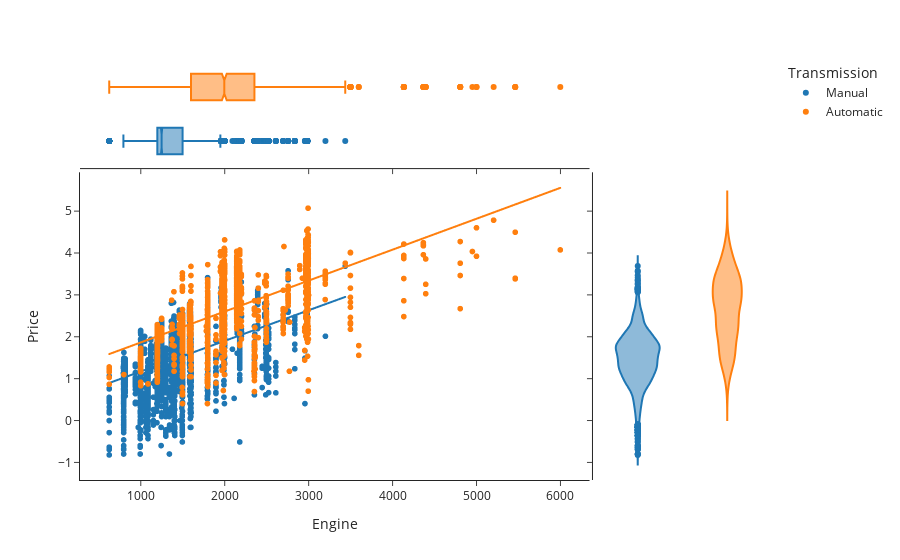

Write notebook code for a chart like this one.
### Code cell
#transmission vs price
yprop = 'Price'
xprop = 'Engine'
h= 'Transmission'
px.scatter(data, x=xprop, y=yprop, color=h, marginal_y="violin", marginal_x="box", trendline="ols", template="simple_white")

### Figure 1 — Plotly figure (JSON) as saved in the notebook; plotly's stock layout.template omitted (floating-point values rounded to 4 significant figures; data arrays with more than 128 entries replaced by an {"elided": "..."} marker saying what was removed)
{"data": [{"hovertemplate": "Transmission=Manual<br>Engine=%{x}<br>Price=%{y}<extra></extra>", "legendgroup": "Manual", "marker": {"color": "#1F77B4", "symbol": "circle"}, "mode": "markers", "name": "Manual", "showlegend": true, "type": "scattergl", "x": {"elided": "4266 int values"}, "xaxis": "x", "y": {"elided": "4266 float values"}, "yaxis": "y"}, {"alignmentgroup": "True", "hovertemplate": "Transmission=Manual<br>Engine=%{x}<extra></extra>", "legendgroup": "Manual", "marker": {"color": "#1F77B4", "symbol": "circle"}, "name": "Manual", "notched": true, "offsetgroup": "Manual", "showlegend": false, "type": "box", "x": {"elided": "4266 int values"}, "xaxis": "x3", "yaxis": "y3"}, {"alignmentgroup": "True", "hovertemplate": "Transmission=Manual<br>Price=%{y}<extra></extra>", "legendgroup": "Manual", "marker": {"color": "#1F77B4", "symbol": "circle"}, "name": "Manual", "offsetgroup": "Manual", "scalegroup": "y", "showlegend": false, "type": "violin", "xaxis": "x2", "y": {"elided": "4266 float values"}, "yaxis": "y2"}, {"hovertemplate": "<b>OLS trendline</b><br>Price = 0.000730971 * Engine + 0.442416<br>R<sup>2</sup>=0.269939<br><br>Transmission=Manual<br>Engine=%{x}<br>Price=%{y} <b>(trend)</b><extra></extra>", "legendgroup": "Manual", "marker": {"color": "#1F77B4", "symbol": "circle"}, "mode": "lines", "name": "Manual", "showlegend": false, "type": "scattergl", "x": {"elided": "4266 int values"}, "xaxis": "x", "y": {"elided": "4266 float values"}, "yaxis": "y"}, {"hovertemplate": "Transmission=Automatic<br>Engine=%{x}<br>Price=%{y}<extra></extra>", "legendgroup": "Automatic", "marker": {"color": "#FF7F0E", "symbol": "circle"}, "mode": "markers", "name": "Automatic", "showlegend": true, "type": "scattergl", "x": {"elided": "1709 int values"}, "xaxis": "x", "y": {"elided": "1709 float values"}, "yaxis": "y"}, {"alignmentgroup": "True", "hovertemplate": "Transmission=Automatic<br>Engine=%{x}<extra></extra>", "legendgroup": "Automatic", "marker": {"color": "#FF7F0E", "symbol": "circle"}, "name": "Automatic", "notched": true, "offsetgroup": "Automatic", "showlegend": false, "type": "box", "x": {"elided": "1709 int values"}, "xaxis": "x3", "yaxis": "y3"}, {"alignmentgroup": "True", "hovertemplate": "Transmission=Automatic<br>Price=%{y}<extra></extra>", "legendgroup": "Automatic", "marker": {"color": "#FF7F0E", "symbol": "circle"}, "name": "Automatic", "offsetgroup": "Automatic", "scalegroup": "y", "showlegend": false, "type": "violin", "xaxis": "x2", "y": {"elided": "1709 float values"}, "yaxis": "y2"}, {"hovertemplate": "<b>OLS trendline</b><br>Price = 0.000738812 * Engine + 1.12805<br>R<sup>2</sup>=0.365903<br><br>Transmission=Automatic<br>Engine=%{x}<br>Price=%{y} <b>(trend)</b><extra></extra>", "legendgroup": "Automatic", "marker": {"color": "#FF7F0E", "symbol": "circle"}, "mode": "lines", "name": "Automatic", "showlegend": false, "type": "scattergl", "x": {"elided": "1709 int values"}, "xaxis": "x", "y": {"elided": "1709 float values"}, "yaxis": "y"}], "layout": {"legend": {"title": {"text": "Transmission"}, "tracegroupgap": 0}, "margin": {"t": 60}, "xaxis": {"anchor": "y", "domain": [0, 0.7363], "title": {"text": "Engine"}}, "xaxis2": {"anchor": "y2", "domain": [0.7413, 1], "matches": "x2", "showline": false, "showticklabels": false, "ticks": ""}, "xaxis3": {"anchor": "y3", "domain": [0, 0.7363], "matches": "x", "showticklabels": false}, "xaxis4": {"anchor": "y4", "domain": [0.7413, 1], "matches": "x2", "showline": false, "showticklabels": false, "ticks": ""}, "yaxis": {"anchor": "x", "domain": [0, 0.7326], "title": {"text": "Price"}}, "yaxis2": {"anchor": "x2", "domain": [0, 0.7326], "matches": "y", "showticklabels": false}, "yaxis3": {"anchor": "x3", "domain": [0.7426, 1], "matches": "y3", "showline": false, "showticklabels": false, "ticks": ""}, "yaxis4": {"anchor": "x4", "domain": [0.7426, 1], "matches": "y3", "showline": false, "showticklabels": false, "ticks": ""}}}
